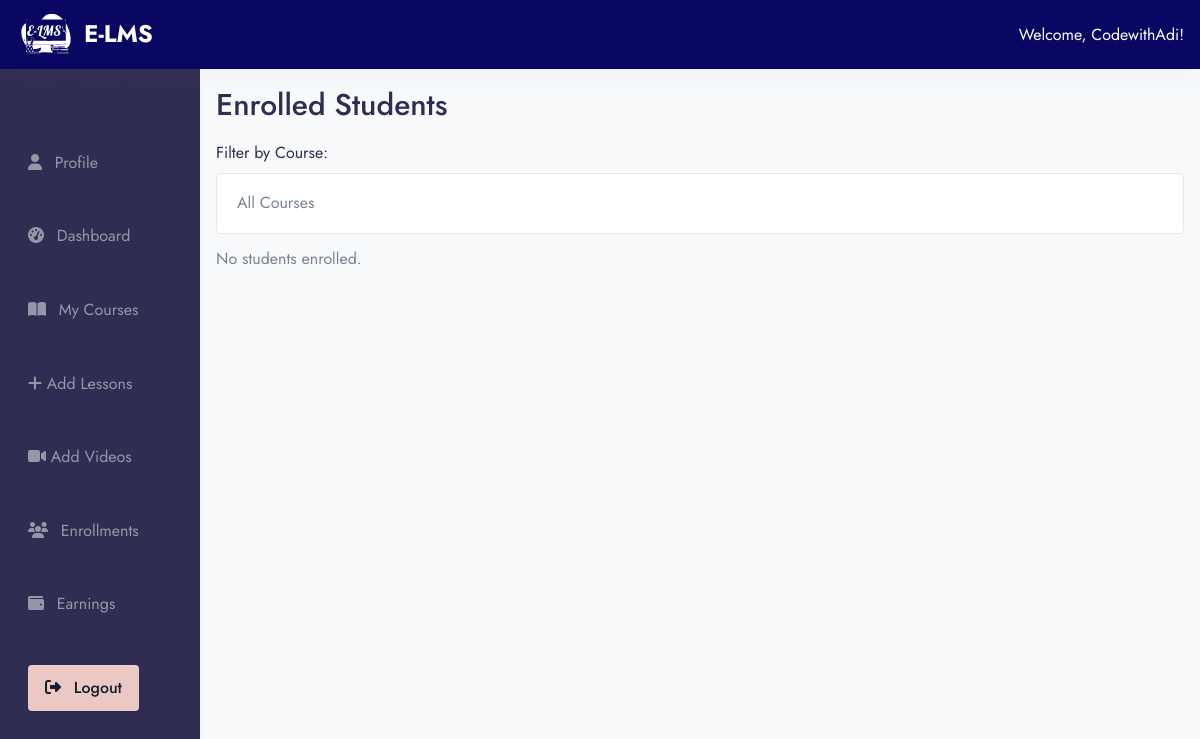
Before: /teacher/enrolled-students/ (signed in) with the older database file.
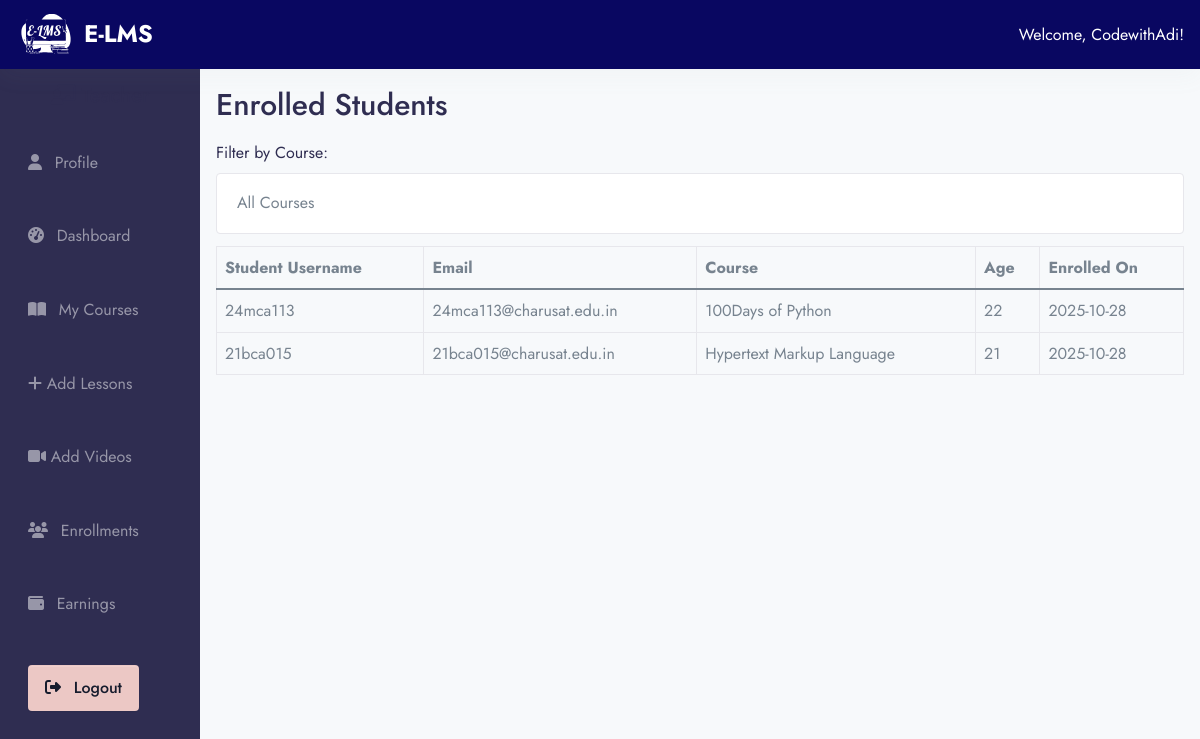
After: the same page with the newer database file.
### app/models.py (models this page shows, shortened)
class Users(AbstractUser):
    ROLE_CHOICES = (
        ('student', 'Student'),
        ('teacher', 'Teacher'),
        ('admin', 'Admin'),
    )
    role = models.CharField(max_length=20, choices=ROLE_CHOICES, default='student')

class Course(models.Model):
    course_image = models.ImageField(upload_to="Media/course_image", null=True)
    teacher = models.ForeignKey(Teacher, on_delete=models.CASCADE, related_name="courses")
    title = models.CharField(max_length=255)
    descriptions = models.TextField()
    course_category = models.ForeignKey(Categories, on_delete=models.CASCADE, related_name="courses")
    level = models.ForeignKey(Level, on_delete=models.CASCADE, null=True,)
    language = models.ForeignKey(Language, on_delete=models.CASCADE, null=True,)
    slug = models.SlugField(default='',max_length=500, null=True,blank=True)
    price = models.DecimalField(max_digits=10, decimal_places=2)
    discount = models.DecimalField(max_digits=5, decimal_places=2, null=True, blank=True, default=0)

class Enrollment(models.Model):
    student = models.ForeignKey(Student, on_delete=models.CASCADE, related_name="enrollments")
    course = models.ForeignKey(Course, on_delete=models.CASCADE, related_name="enrollments")
    payment = models.ForeignKey(Payment, on_delete=models.CASCADE, related_name="enrollments")
    enrolled_on = models.DateTimeField(auto_now_add=True)

### E_LMS/teacher_view.py (the view)
# urls.py: path('teacher/enrolled-students/', teacher_view.enrolled_students, name='enrolled_students'),
@login_required
def enrolled_students(request):
    if not hasattr(request.user, "teacher_profile"):
        return page_not_found(request)
    teacher = request.user.teacher_profile
    selected_course_id = request.GET.get("course")
    courses = Course.objects.filter(teacher=teacher)
    enrollments = Enrollment.objects.filter(course__in=courses)
    if selected_course_id:
        enrollments = enrollments.filter(course__id=selected_course_id)
    student_data = []
    for enrollment in enrollments.select_related("student", "student__user", "course"):
        student = enrollment.student
        dob = student.date_of_birth
        age = None
        if dob:
            today = date.today()
            age = today.year - dob.year - ((today.month, today.day) < (dob.month, dob.day))
        student_data.append({
            "username": student.user.username,
            "email": student.user.email,
            "course_title": enrollment.course.title,
            "age": age,
            "enrolled_on": enrollment.enrolled_on,
        })
    context = {
        "courses": courses,
        "selected_course_id": int(selected_course_id) if selected_course_id else None,
        "student_data": student_data,
    }
    return render(request, "teacher/enrolled_students.html", context)

### templates/teacher/enrolled_students.html (shortened to what this page needs)
{% extends 'base2.html' %}
{% block content %}
<div class="container-fluid">
  <div class="row">
      {% include 'teacher/teacher_sidebar.html' %}
     <div class="col-md-10 ms-auto p-4 bg-light" style="min-height: 100vh;">
    <h2>Enrolled Students</h2>
    <form method="get" class="mb-3">
        <label for="course">Filter by Course:</label>
        <select name="course" id="course" class="form-control" onchange="this.form.submit()">
            <option value="">All Courses</option>
        </select>
    </form>
    {% if student_data %}
        <table class="table table-bordered">
            <thead>
                <tr>
                    <th>Student Username</th>
                    <th>Email</th>
                    <th>Course</th>
                    <th>Age</th>
                    <th>Enrolled On</th>
                </tr>
            </thead>
            <tbody>
                {% for student in student_data %}
                    <tr>
                        <td>{{ student.username }}</td>
                        <td>{{ student.email }}</td>
                        <td>{{ student.course_title }}</td>
                        <td>{{ student.age|default:"N/A" }}</td>
                        <td>{{ student.enrolled_on|date:"Y-m-d" }}</td>
                    </tr>
                {% endfor %}
            </tbody>
        </table>
    {% else %}
        <p>No students enrolled.</p>
    {% endif %}
</div>
  </div>
</div>
{% endblock %}

Changed rows visible on the page:
added Users: username "24mca113", email "24mca113@charusat.edu.in"
added Course: course_title "100Days of Python"
added Enrollment: enrolled_on "2025-10-28"
added Users: username "21bca015", email "21bca015@charusat.edu.in"
added Course: course_title "Hypertext Markup Language"
added Enrollment: enrolled_on "2025-10-28"
Other visible differences:
text no longer shown: "No students enrolled."
text now shown: "Student Username Email Course Age Enrolled On"
new list line: "22"
new list line: "21"
